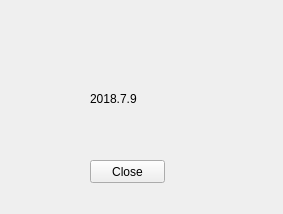
<?xml version="1.0" encoding="UTF-8"?>
<ui version="4.0">
 <class>SQ_About</class>
 <widget class="QWidget" name="SQ_About">
  <property name="geometry">
   <rect>
    <x>0</x>
    <y>0</y>
    <width>283</width>
    <height>214</height>
   </rect>
  </property>
  <property name="windowTitle">
   <string>SQ_About</string>
  </property>
  <widget class="QLabel" name="About">
   <property name="geometry">
    <rect>
     <x>90</x>
     <y>60</y>
     <width>131</width>
     <height>78</height>
    </rect>
   </property>
   <property name="styleSheet">
    <string notr="true">font: 57 14pt &quot;Adobe Myungjo Std M&quot;;</string>
   </property>
   <property name="text">
    <string>2018.7.9</string>
   </property>
  </widget>
  <widget class="QPushButton" name="AboutClose">
   <property name="geometry">
    <rect>
     <x>90</x>
     <y>160</y>
     <width>75</width>
     <height>23</height>
    </rect>
   </property>
   <property name="text">
    <string>Close</string>
   </property>
  </widget>
 </widget>
 <layoutdefault spacing="6" margin="11"/>
 <resources/>
 <connections/>
 <slots>
  <slot>About()</slot>
 </slots>
</ui>
